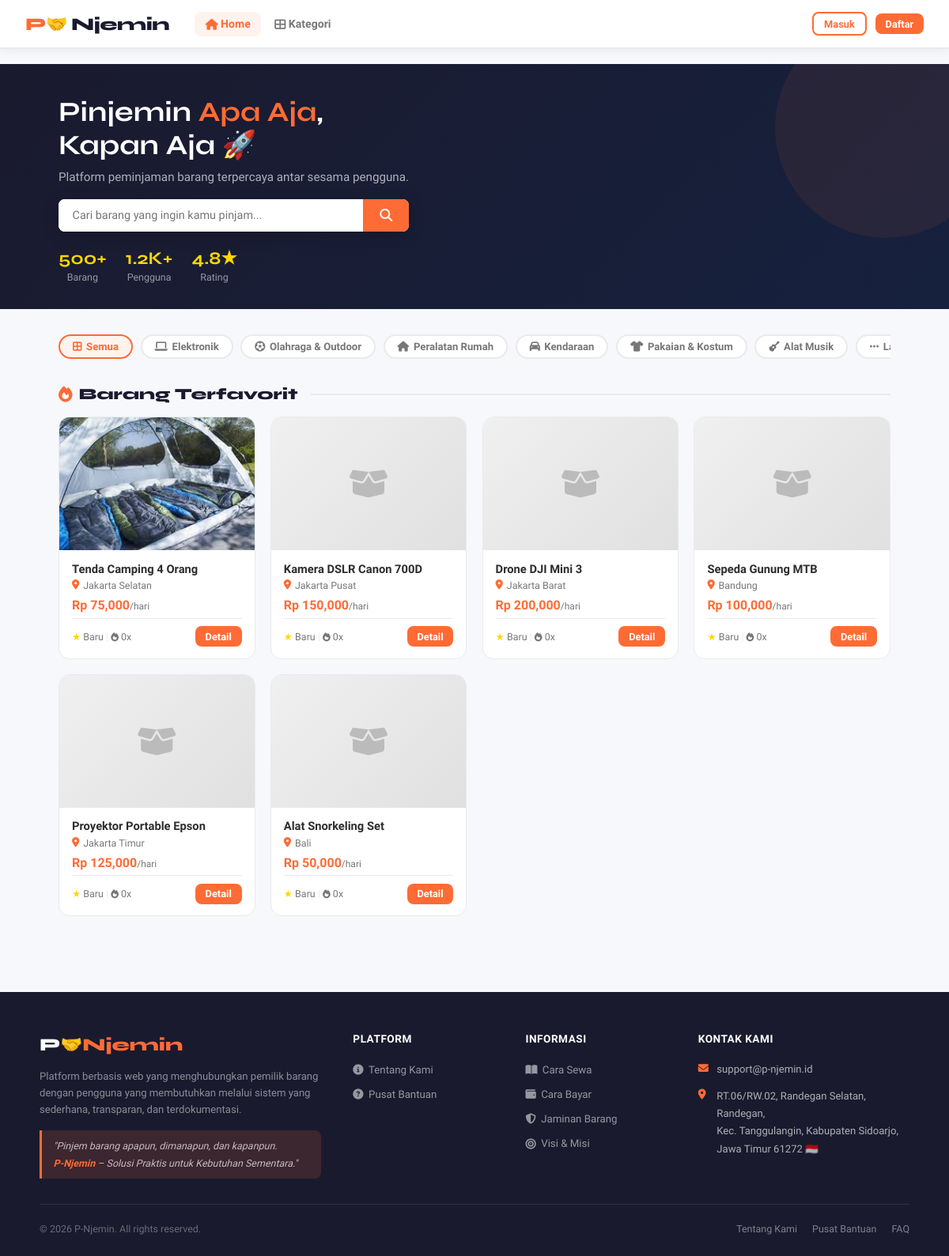
The page / on the database its author committed.
### tables this page shows
CREATE TABLE barang (
            id INTEGER PRIMARY KEY AUTOINCREMENT,
            nama_barang TEXT NOT NULL, deskripsi TEXT, harga_sewa REAL NOT NULL,
            stok INTEGER DEFAULT 1, lokasi TEXT, kategori TEXT, foto TEXT,
            id_pemilik INTEGER, rating REAL DEFAULT 0, total_disewa INTEGER DEFAULT 0,
            status TEXT DEFAULT 'tersedia', created_at TIMESTAMP DEFAULT CURRENT_TIMESTAMP,
            FOREIGN KEY (id_pemilik) REFERENCES users(id)
        );

### app.py (the view)
@app.route('/')
def home():
    search = request.args.get('search','')
    kategori = request.args.get('kategori','')
    if search:
        if USE_POSTGRES:
            barang = db_execute("SELECT b.*,u.nama as nama_pemilik FROM barang b JOIN users u ON b.id_pemilik=u.id WHERE b.nama_barang ILIKE ? AND b.status='tersedia' ORDER BY b.total_disewa DESC",(f'%{search}%',), fetchall=True)
        else:
            barang = db_execute("SELECT b.*,u.nama as nama_pemilik FROM barang b JOIN users u ON b.id_pemilik=u.id WHERE b.nama_barang LIKE ? AND b.status='tersedia' ORDER BY b.total_disewa DESC",(f'%{search}%',), fetchall=True)
    elif kategori:
        barang = db_execute("SELECT b.*,u.nama as nama_pemilik FROM barang b JOIN users u ON b.id_pemilik=u.id WHERE b.kategori=? AND b.status='tersedia' ORDER BY b.total_disewa DESC",(kategori,), fetchall=True)
    else:
        barang = db_execute("SELECT b.*,u.nama as nama_pemilik FROM barang b JOIN users u ON b.id_pemilik=u.id WHERE b.status='tersedia' ORDER BY b.total_disewa DESC", fetchall=True)
    return render_template('home.html', barang=barang, search=search, kategori=kategori, notif_count=notif_count())

### app.py (called while the page is built)
@app.template_filter('foto_src')
def filter_foto_src(value):
    if not value:
        return ''
    if value.startswith('http://') or value.startswith('https://'):
        return value
    return '/static/images/uploads/' + value

def get_db():
    if 'db' not in g:
        if USE_POSTGRES:
            g.db = psycopg2.connect(DATABASE_URL, cursor_factory=psycopg2.extras.RealDictCursor)
        else:
            import sqlite3
            g.db = sqlite3.connect('database.db', check_same_thread=False)
            g.db.row_factory = sqlite3.Row
            g.db.execute("PRAGMA journal_mode=WAL")
    return g.db

def db_execute(sql, params=(), fetchone=False, fetchall=False, commit=False):
    conn = get_db()
    if USE_POSTGRES:
        sql = sql.replace('?', '%s')
    cur = conn.cursor()
    cur.execute(sql, params)
    result = None
    if fetchone:
        result = cur.fetchone()
    elif fetchall:
        result = cur.fetchall()
    if commit:
        conn.commit()
    cur.close()
    return result

def notif_count():
    if 'user_id' not in session: return 0
    row = db_execute("SELECT COUNT(*) AS c FROM notifikasi WHERE id_user=? AND dibaca=0", (session['user_id'],), fetchone=True)
    return row['c'] if row else 0

def chat_unread():
    if 'user_id' not in session: return 0
    try:
        row = db_execute("SELECT COUNT(*) AS c FROM chat WHERE id_penerima=? AND dibaca=0", (session['user_id'],), fetchone=True)
        return row['c'] if row else 0
    except: return 0

@app.context_processor
def inject_globals():
    return dict(chat_unread_count=chat_unread(), foto_url=foto_url)

### templates/home.html (shortened to what this page needs)
{% extends 'base.html' %}
{% block content %}
<div class="hero">
    <div class="hero-inner">
        <div class="hero-text">
            <h1>Pinjemin <span>Apa Aja</span>,<br>Kapan Aja 🚀</h1>
            <p>Platform peminjaman barang terpercaya antar sesama pengguna.</p>
            <form action="{{ url_for('home') }}" method="get">
                <div class="search-bar">
                    <input type="text" name="search" placeholder="Cari barang yang ingin kamu pinjam..." value="{{ search }}">
                    <button type="submit"><i class="fas fa-search"></i></button>
                </div>
            </form>
            <div class="hero-stats">
                <div class="hero-stat"><strong>500+</strong><span>Barang</span></div>
                <div class="hero-stat"><strong>1.2K+</strong><span>Pengguna</span></div>
                <div class="hero-stat"><strong>4.8★</strong><span>Rating</span></div>
            </div>
        </div>
    </div>
</div>
<div class="container" style="padding-bottom:2rem">
    <div class="kategori-scroll">
        <a href="{{ url_for('home') }}" class="kat-chip {% if not kategori %}active{% endif %}"><i class="fas fa-border-all"></i> Semua</a>
        <a href="{{ url_for('home', kategori='Elektronik') }}" class="kat-chip {% if kategori=='Elektronik' %}active{% endif %}"><i class="fas fa-laptop"></i> Elektronik</a>
        <a href="{{ url_for('home', kategori='Olahraga & Outdoor') }}" class="kat-chip {% if kategori=='Olahraga & Outdoor' %}active{% endif %}"><i class="fas fa-futbol"></i> Olahraga & Outdoor</a>
        <a href="{{ url_for('home', kategori='Peralatan Rumah') }}" class="kat-chip {% if kategori=='Peralatan Rumah' %}active{% endif %}"><i class="fas fa-home"></i> Peralatan Rumah</a>
        <a href="{{ url_for('home', kategori='Kendaraan') }}" class="kat-chip {% if kategori=='Kendaraan' %}active{% endif %}"><i class="fas fa-car"></i> Kendaraan</a>
        <a href="{{ url_for('home', kategori='Pakaian & Kostum') }}" class="kat-chip {% if kategori=='Pakaian & Kostum' %}active{% endif %}"><i class="fas fa-tshirt"></i> Pakaian & Kostum</a>
        <a href="{{ url_for('home', kategori='Alat Musik') }}" class="kat-chip {% if kategori=='Alat Musik' %}active{% endif %}"><i class="fas fa-guitar"></i> Alat Musik</a>
        <a href="{{ url_for('home', kategori='Lainnya') }}" class="kat-chip {% if kategori=='Lainnya' %}active{% endif %}"><i class="fas fa-ellipsis-h"></i> Lainnya</a>
    </div>
    <div class="section-title">
        <i class="fas fa-fire" style="color:var(--primary)"></i>
        {% if search %}Hasil pencarian "{{ search }}"
        {% elif kategori %}Kategori: {{ kategori }}
        {% else %}Barang Terfavorit{% endif %}
    </div>
    {% if barang %}
    <div class="grid grid-4">
        {% for b in barang %}
        <div class="barang-card">
            <div class="barang-img">
                {% if b.foto %}
                <img src="{{ b.foto | foto_src }}" alt="{{ b.nama_barang }}">
                {% else %}
                <i class="fas fa-box-open"></i>
                {% endif %}
            </div>
            <div class="barang-info">
                <div class="barang-nama">{{ b.nama_barang }}</div>
                <div class="barang-lokasi"><i class="fas fa-map-marker-alt" style="color:var(--primary)"></i>{{ b.lokasi or 'Lokasi tidak diketahui' }}</div>
                <div class="barang-harga">Rp {{ "{:,.0f}".format(b.harga_sewa) }}<span>/hari</span></div>
                <div class="barang-footer">
                    <div class="barang-rating">
                        <span style="color:var(--accent)">★</span>
                        {{ "%.1f"|format(b.rating) if b.rating else "Baru" }}
                        <span style="color:var(--border)">|</span>
                        <span style="color:{% if b.total_disewa >= 10 %}#f97316{% else %}var(--text-muted){% endif %}">
                            <i class="fas fa-fire" style="font-size:0.7rem"></i> {{ b.total_disewa or 0 }}x
                        </span>
                    </div>
                    <a href="{{ url_for('detail_barang', id=b.id) }}" class="btn btn-primary btn-sm">Detail</a>
                </div>
            </div>
        </div>
        {% endfor %}
    </div>
    {% else %}
    <div class="empty-state">
        <i class="fas fa-search"></i>
        <p>Barang tidak ditemukan. Coba kata kunci lain!</p>
    </div>
    {% endif %}
</div>
{% endblock %}

### templates/base.html (shortened to what this page needs)
<!DOCTYPE html>
<html lang="id">
<head>
    <link rel="stylesheet" href="https://cdnjs.cloudflare.com/ajax/libs/font-awesome/6.5.0/css/all.min.css">
</head>
<body>
<nav class="navbar">
    <a href="{{ url_for('home') }}" class="navbar-brand">P🤝<span>Njemin</span></a>
    <ul class="navbar-nav">
        <li><a href="{{ url_for('home') }}" {% if request.endpoint == 'home' and not request.args.get('kategori') %}class="active"{% endif %}><i class="fas fa-home"></i> Home</a></li>
        <li><a href="{{ url_for('home', kategori='Elektronik') }}" {% if request.args.get('kategori') %}class="active"{% endif %}><i class="fas fa-th-large"></i> Kategori</a></li>
    </ul>
    <div class="navbar-right">
        {% if session.get('user_id') %}
        {% if session.get('role') == 'admin' %}
        <a href="{{ url_for('admin_dashboard') }}" class="btn btn-secondary btn-sm"><i class="fas fa-shield-alt"></i> Admin Panel</a>
        {% endif %}
        <a href="{{ url_for('profil') }}" class="btn btn-outline btn-sm">
            <i class="fas fa-user"></i> {{ session.get('nama','').split()[0] }}
            {% if notif_count > 0 %}<span class="notif-badge">{{ notif_count }}</span>{% endif %}
        </a>
        <a href="{{ url_for('pengaturan') }}" class="btn btn-sm" style="color:var(--text-muted)" title="Pengaturan"><i class="fas fa-cog"></i></a>
        <a href="{{ url_for('logout') }}" class="btn btn-sm" style="color:var(--text-muted)" title="Logout"><i class="fas fa-sign-out-alt"></i></a>
        {% else %}
        <a href="{{ url_for('login') }}" class="btn btn-outline btn-sm">Masuk</a>
        <a href="{{ url_for('register') }}" class="btn btn-primary btn-sm">Daftar</a>
        {% endif %}
    </div>
</nav>
<main>
    <div class="container" style="padding-top:1.2rem">
    </div>
    {% block content %}{% endblock %}
</main>
<footer class="site-footer">
    <div class="footer-inner">
        <div>
            <span class="footer-brand">P🤝<span>Njemin</span></span>
            <p class="footer-desc">
                Platform berbasis web yang menghubungkan pemilik barang dengan pengguna yang membutuhkan melalui sistem yang sederhana, transparan, dan terdokumentasi.
            </p>
            <div class="footer-slogan">
                "Pinjem barang apapun, dimanapun, dan kapanpun.<br>
                <strong style="color:var(--primary)">P-Njemin</strong> – Solusi Praktis untuk Kebutuhan Sementara."
            </div>
        </div>
        <div class="footer-col">
            <h4>Platform</h4>
            <ul>
                <li><a href="{{ url_for('tentang') }}"><i class="fas fa-info-circle"></i> Tentang Kami</a></li>
                <li><a href="{{ url_for('bantuan') }}"><i class="fas fa-question-circle"></i> Pusat Bantuan</a></li>
            </ul>
        </div>
        <div class="footer-col">
            <h4>Informasi</h4>
            <ul>
                <li><a href="{{ url_for('bantuan') }}#cara-sewa"><i class="fas fa-book-open"></i> Cara Sewa</a></li>
                <li><a href="{{ url_for('bantuan') }}#cara-bayar"><i class="fas fa-wallet"></i> Cara Bayar</a></li>
                <li><a href="{{ url_for('bantuan') }}#kerusakan"><i class="fas fa-shield-alt"></i> Jaminan Barang</a></li>
                <li><a href="{{ url_for('tentang') }}#visi"><i class="fas fa-bullseye"></i> Visi & Misi</a></li>
            </ul>
        </div>
        <div class="footer-col">
            <h4>Kontak Kami</h4>
            <div class="footer-contact-item">
                <i class="fas fa-envelope"></i>
                <span>support@p-njemin.id</span>
            </div>
            <div class="footer-contact-item">
                <i class="fas fa-map-marker-alt"></i>
                <span>RT.06/RW.02, Randegan Selatan, Randegan,<br>Kec. Tanggulangin, Kabupaten Sidoarjo,<br>Jawa Timur 61272 🇮🇩</span>
            </div>
            </div>
        </div>
    <div class="footer-bottom">
        <span>&copy; 2026 P-Njemin. All rights reserved.</span>
        <div style="display:flex;gap:1.2rem">
            <a href="{{ url_for('tentang') }}">Tentang Kami</a>
            <a href="{{ url_for('bantuan') }}">Pusat Bantuan</a>
            <a href="{{ url_for('bantuan') }}#faq">FAQ</a>
        </div>
    </div>
</footer>
</body>
</html>

### templates/base.html (style rules this page uses)
:root { --primary: #FF6B35; --primary-dark: #e55a25; --primary-light: #fff3ee; --secondary: #1a1a2e; --accent: #FFD700; --text: #2d2d2d; --text-muted: #777; --bg: #f7f8fc; --card-bg: #ffffff; --border: #eaeaea; --success: #22c55e; --warning: #f59e0b; --danger: #ef4444; --info: #3b82f6; --radius: 14px; --radius-sm: 8px; --shadow: 0 2px 16px rgba(0,0,0,0.07); --shadow-hover: 0 8px 32px rgba(255,107,53,0.15); }
* { margin: 0; padding: 0; box-sizing: border-box; }
body { font-family: 'Plus Jakarta Sans', sans-serif; background: var(--bg); color: var(--text); }
.navbar { background: white; border-bottom: 2px solid var(--border); padding: 0 2rem; display: flex; align-items: center; height: 62px; position: sticky; top: 0; z-index: 100; box-shadow: 0 2px 12px rgba(0,0,0,0.06); }
.navbar-brand { font-family: 'Syne', sans-serif; font-size: 1.4rem; font-weight: 800; color: var(--primary); text-decoration: none; letter-spacing: -0.5px; margin-right: 2rem; display: flex; align-items: center; gap: 0.3rem; }
.navbar-brand span { color: var(--secondary); }
.navbar-nav { display: flex; align-items: center; gap: 0.2rem; list-style: none; flex: 1; }
.navbar-nav a { text-decoration: none; color: var(--text-muted); font-size: 0.88rem; font-weight: 600; padding: 0.45rem 0.85rem; border-radius: var(--radius-sm); transition: all 0.2s; }
.navbar-nav a:hover, .navbar-nav a.active { color: var(--primary); background: var(--primary-light); }
.navbar-right { display: flex; align-items: center; gap: 0.7rem; margin-left: auto; }
.btn { display: inline-flex; align-items: center; gap: 0.4rem; padding: 0.5rem 1.1rem; border-radius: var(--radius-sm); font-size: 0.88rem; font-weight: 600; cursor: pointer; border: none; text-decoration: none; transition: all 0.2s; }
.btn-primary { background: var(--primary); color: white; }
.btn-outline { background: transparent; color: var(--primary); border: 2px solid var(--primary); }
.btn-sm { padding: 0.35rem 0.8rem; font-size: 0.8rem; }
.container { max-width: 1100px; margin: 0 auto; padding: 0 1.5rem; }
.grid { display: grid; gap: 1.2rem; }
.grid-4 { grid-template-columns: repeat(4, 1fr); }
.site-footer { background: var(--secondary); color: rgba(255,255,255,0.65); margin-top: 4rem; padding: 3rem 2rem 1.5rem; font-size: 0.85rem; line-height: 1.7; }
.footer-inner { max-width: 1100px; margin: 0 auto; display: grid; grid-template-columns: 2fr 1fr 1fr 1.5fr; gap: 2.5rem; padding-bottom: 2rem; border-bottom: 1px solid rgba(255,255,255,0.1); }
.footer-brand { font-family: 'Syne', sans-serif; font-size: 1.4rem; font-weight: 800; color: white; margin-bottom: 0.6rem; display: block; }
.footer-brand span { color: var(--primary); }
.footer-desc { font-size: 0.82rem; color: rgba(255,255,255,0.5); line-height: 1.6; margin-bottom: 1rem; }
.footer-slogan { background: rgba(255,107,53,0.15); border-left: 3px solid var(--primary); padding: 0.6rem 0.9rem; border-radius: 0 var(--radius-sm) var(--radius-sm) 0; font-style: italic; font-size: 0.78rem; color: rgba(255,255,255,0.7); }
.footer-col h4 { color: white; font-size: 0.85rem; font-weight: 700; margin-bottom: 1rem; text-transform: uppercase; letter-spacing: 0.5px; }
.footer-col ul { list-style: none; }
.footer-col ul li { margin-bottom: 0.5rem; }
.footer-col ul li a { color: rgba(255,255,255,0.55); text-decoration: none; font-size: 0.83rem; transition: color 0.2s; display: inline-flex; align-items: center; gap: 0.4rem; }
.footer-contact-item { display: flex; align-items: flex-start; gap: 0.6rem; margin-bottom: 0.7rem; font-size: 0.82rem; }
.footer-contact-item i { color: var(--primary); margin-top: 0.15rem; flex-shrink: 0; width: 14px; }
.footer-bottom { max-width: 1100px; margin: 1.2rem auto 0; display: flex; justify-content: space-between; align-items: center; font-size: 0.78rem; color: rgba(255,255,255,0.35); flex-wrap: wrap; gap: 0.5rem; }
.footer-bottom a { color: rgba(255,255,255,0.45); text-decoration: none; }

### rows shown on the page
barang: foto|foto_src (picture), nama_barang "Tenda Camping 4 Orang", lokasi "Jakarta Selatan", harga_sewa "75,000", rating "Baru", total_disewa "0"
barang: nama_barang "Kamera DSLR Canon 700D", lokasi "Jakarta Pusat", harga_sewa "150,000", rating "Baru", total_disewa "0"
barang: nama_barang "Drone DJI Mini 3", lokasi "Jakarta Barat", harga_sewa "200,000", rating "Baru", total_disewa "0"
barang: nama_barang "Sepeda Gunung MTB", lokasi "Bandung", harga_sewa "100,000", rating "Baru", total_disewa "0"
barang: nama_barang "Proyektor Portable Epson", lokasi "Jakarta Timur", harga_sewa "125,000", rating "Baru", total_disewa "0"
barang: nama_barang "Alat Snorkeling Set", lokasi "Bali", harga_sewa "50,000", rating "Baru", total_disewa "0"
